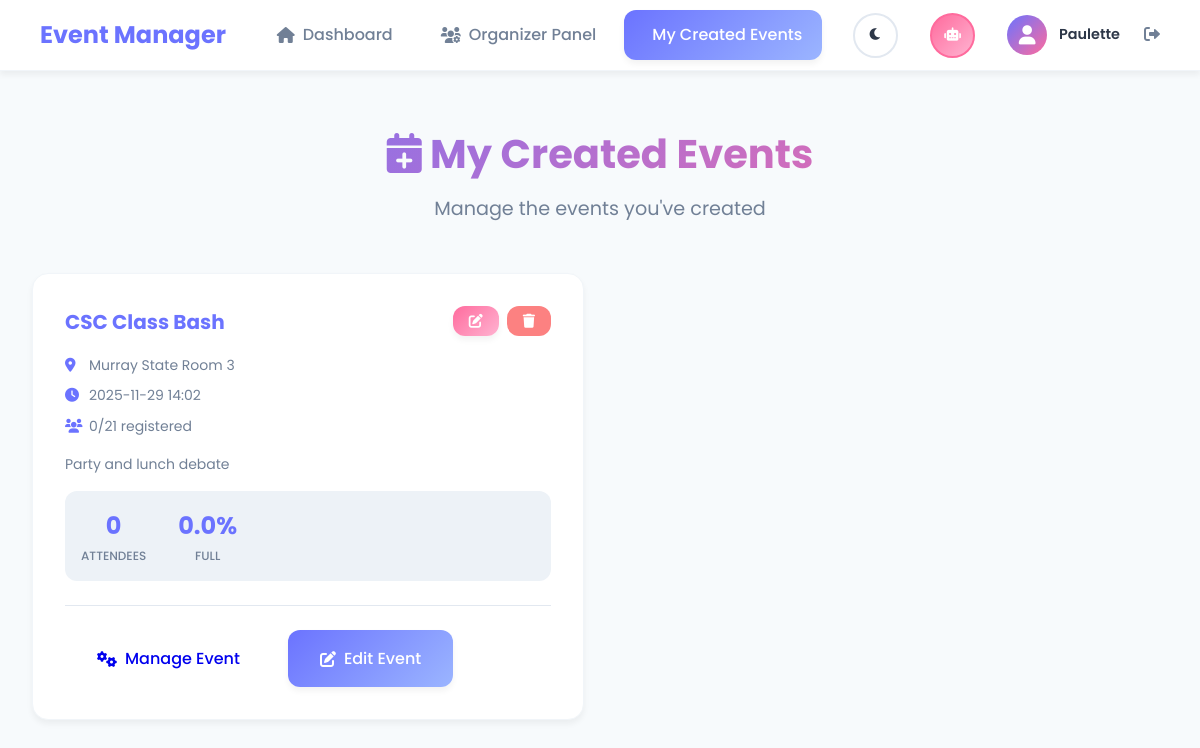
Page /my_events (signed in) on the committed database.
### tables this page shows
CREATE TABLE schedules (
            id INTEGER PRIMARY KEY, event_id INTEGER, start TEXT, end TEXT
        );

CREATE TABLE events (
            id INTEGER PRIMARY KEY, title TEXT, description TEXT, venue_id INTEGER,
            organizer_id INTEGER, capacity INTEGER
        );

CREATE TABLE venues (
            id INTEGER PRIMARY KEY, name TEXT, address TEXT, capacity INTEGER
        );

### app.py (the view)
@app.route('/my_events')
@login_required
def my_events():
    created_events = db.get_events_by_organizer(session['user_id'])
    for event in created_events:
        attendees = db.get_event_attendees(event['id'])
        event['registered_count'] = len(attendees)
        event['attendees'] = attendees
    return render_template('my_events.html', events=created_events)

### app.py (called while the page is built)
def login_required(f):
    from functools import wraps
    @wraps(f)
    def decorated_function(*args, **kwargs):
        if 'user_id' not in session:
            flash('Please log in to access this page', 'error')
            return redirect(url_for('login_page'))
        return f(*args, **kwargs)
    return decorated_function

### db.py (called while the page is built)
    def get_event_attendees(self, event_id):
        cur = self.conn.cursor()
        cur.execute('''
        SELECT u.id,u.name,u.email,u.role, r.created_at as registration_date
        FROM registrations r
        JOIN users u ON u.id=r.user_id
        WHERE r.event_id=?
        ORDER BY r.created_at
        ''', (event_id,))
        return [dict(r) for r in cur.fetchall()]

    def get_events_by_organizer(self, org_id):
        cur = self.conn.cursor()
        cur.execute('''
        SELECT e.id,e.title,e.description,e.capacity, v.name as venue_name, s.start
        FROM events e
        LEFT JOIN venues v ON e.venue_id=v.id
        LEFT JOIN schedules s ON s.event_id=e.id
        WHERE e.organizer_id=?
        ORDER BY s.start IS NULL, s.start
        ''', (org_id,))
        return [dict(r) for r in cur.fetchall()]

### templates/my_events.html (shortened to what this page needs)
{% extends "base.html" %}
{% block content %}
<div class="container">
    <div class="page-header">
        <h1 class="page-title">
            <i class="fas fa-calendar-plus"></i>
            My Created Events
        </h1>
        <p class="page-subtitle">
            Manage the events you've created
        </p>
    </div>
    {% if events %}
        <div class="events-grid">
            {% for event in events %}
            <div class="card event-card">
                <div class="event-header">
                    <h3 class="event-title">{{ event.title }}</h3>
                    <div class="event-actions">
                        <a href="{{ url_for('edit_event', event_id=event.id) }}" class="btn btn-sm btn-secondary" title="Edit Event">
                            <i class="fas fa-edit"></i>
                        </a>
                        <form method="POST" action="{{ url_for('delete_event', event_id=event.id) }}"
                              style="display: inline;"
                              onsubmit="return confirm('Are you sure you want to delete this event? This will remove all registrations.')">
                            <button type="submit" class="btn btn-sm btn-danger" title="Delete Event">
                                <i class="fas fa-trash"></i>
                            </button>
                        </form>
                    </div>
                </div>
                <div class="event-meta">
                    <div class="meta-item">
                        <i class="fas fa-map-marker-alt"></i>
                        <span>{{ event.venue_name or 'TBD' }}</span>
                    </div>
                    <div class="meta-item">
                        <i class="fas fa-clock"></i>
                        <span>
                            {% if event.start %}
                                {{ event.start }}
                            {% else %}
                                Time TBD
                            {% endif %}
                        </span>
                    </div>
                    <div class="meta-item">
                        <i class="fas fa-users"></i>
                        <span>{{ event.registered_count }}/{{ event.capacity }} registered</span>
                    </div>
                </div>
                {% if event.description %}
                <p class="event-description">{{ event.description }}</p>
                {% endif %}
                <div class="event-stats">
                    <div class="stat-item">
                        <div class="stat-number">{{ event.registered_count }}</div>
                        <div class="stat-label">Attendees</div>
                    </div>
                    <div class="stat-item">
                        <div class="stat-number">{{ ((event.registered_count / event.capacity) * 100) | round }}%</div>
                        <div class="stat-label">Full</div>
                    </div>
                </div>
                <div class="event-actions-full">
                    <a href="{{ url_for('manage_event', event_id=event.id) }}" class="btn btn-outline-primary">
                        <i class="fas fa-cogs"></i>
                        Manage Event
                    </a>
                    <a href="{{ url_for('edit_event', event_id=event.id) }}" class="btn btn-primary">
                        <i class="fas fa-edit"></i>
                        Edit Event
                    </a>
                </div>
            </div>
            {% endfor %}
        </div>
    {% endif %}
</div>
{% endblock %}

### static/css/style.css (style rules this page uses)
* { margin: 0; padding: 0; box-sizing: border-box; }
:root { --primary-color: #6B73FF; --primary-light: #9BB5FF; --primary-dark: #4A5568; --secondary-color: #FF6B9D; --secondary-light: #FFB3D1; --success-color: #68D391; --warning-color: #F6E05E; --error-color: #FC8181; --info-color: #63B3ED; --bg-primary: #F7FAFC; --bg-secondary: #EDF2F7; --bg-white: #FFFFFF; --bg-card: #FFFFFF; --text-primary: #2D3748; --text-secondary: #718096; --text-light: #A0AEC0; --border-color: #E2E8F0; --border-light: #F1F5F9; --shadow-sm: 0 1px 3px rgba(0, 0, 0, 0.05); --shadow-md: 0 4px 6px rgba(0, 0, 0, 0.05); --shadow-lg: 0 10px 15px rgba(0, 0, 0, 0.08); --shadow-xl: 0 20px 25px rgba(0, 0, 0, 0.1); --radius-sm: 8px; --radius-md: 12px; --radius-lg: 16px; --radius-xl: 20px; --transition: all 0.3s cubic-bezier(0.4, 0, 0.2, 1); }
body { font-family: 'Poppins', -apple-system, BlinkMacSystemFont, 'Segoe UI', sans-serif; background: var(--bg-primary); min-height: 100vh; color: var(--text-primary); line-height: 1.6; transition: background-color 0.3s ease, color 0.3s ease; }
.container { max-width: 1200px; margin: 0 auto; padding: 2rem; }
.page-header { text-align: center; margin-bottom: 3rem; }
.page-title { font-size: 2.5rem; font-weight: 700; background: linear-gradient(135deg, var(--primary-color), var(--secondary-color)); -webkit-background-clip: text; -webkit-text-fill-color: transparent; background-clip: text; margin-bottom: 0.5rem; }
.page-subtitle { font-size: 1.2rem; color: var(--text-secondary); max-width: 600px; margin: 0 auto; }
.card { background: var(--bg-card); border-radius: var(--radius-lg); padding: 2rem; box-shadow: var(--shadow-md); border: 1px solid var(--border-light); transition: var(--transition); }
.btn { display: inline-flex; align-items: center; justify-content: center; gap: 0.5rem; padding: 1rem 2rem; border: none; border-radius: var(--radius-md); font-size: 1rem; font-weight: 500; font-family: inherit; text-decoration: none; cursor: pointer; transition: var(--transition); position: relative; overflow: hidden; }
.btn::before { content: ''; position: absolute; top: 0; left: -100%; width: 100%; height: 100%; background: linear-gradient(90deg, transparent, rgba(255, 255, 255, 0.2), transparent); transition: var(--transition); }
.btn-primary { background: linear-gradient(135deg, var(--primary-color), var(--primary-light)); color: white; box-shadow: var(--shadow-md); }
.btn-secondary { background: linear-gradient(135deg, var(--secondary-color), var(--secondary-light)); color: white; box-shadow: var(--shadow-md); }
.btn-danger { background: var(--error-color); color: white; }
.btn-sm { padding: 0.5rem 1rem; font-size: 0.875rem; }

### templates/my_events.html (style rules this page uses)
.events-grid { display: grid; grid-template-columns: repeat(auto-fill, minmax(400px, 1fr)); gap: 2rem; margin-top: 2rem; }
.event-card { position: relative; }
.event-header { display: flex; justify-content: space-between; align-items: flex-start; margin-bottom: 1rem; }
.event-title { margin: 0; color: var(--primary-color); font-size: 1.25rem; }
.event-actions { display: flex; gap: 0.5rem; }
.event-meta { display: flex; flex-direction: column; gap: 0.5rem; margin-bottom: 1rem; font-size: 0.875rem; }
.meta-item { display: flex; align-items: center; gap: 0.5rem; color: var(--text-secondary); }
.meta-item i { width: 16px; color: var(--primary-color); }
.event-description { color: var(--text-secondary); margin-bottom: 1rem; font-size: 0.875rem; }
.event-stats { display: flex; gap: 2rem; margin: 1rem 0; padding: 1rem; background: var(--bg-secondary); border-radius: var(--radius-md); }
.stat-item { text-align: center; }
.stat-number { font-size: 1.5rem; font-weight: 700; color: var(--primary-color); }
.stat-label { font-size: 0.75rem; color: var(--text-secondary); text-transform: uppercase; font-weight: 500; }
.event-actions-full { display: flex; gap: 1rem; margin-top: 1.5rem; padding-top: 1.5rem; border-top: 1px solid var(--border-color); }

### rows in the picture
schedules: title "CSC Class Bash", name "Murray State Room 3", start "2025-11-29 14:02", registered_count "0", capacity "21", description "Party and lunch debate"
events: ((event.registered_count/event.capacity)*100)|round "0.0"

### other values in the picture
{{ session.user_name }} "Paulette"
